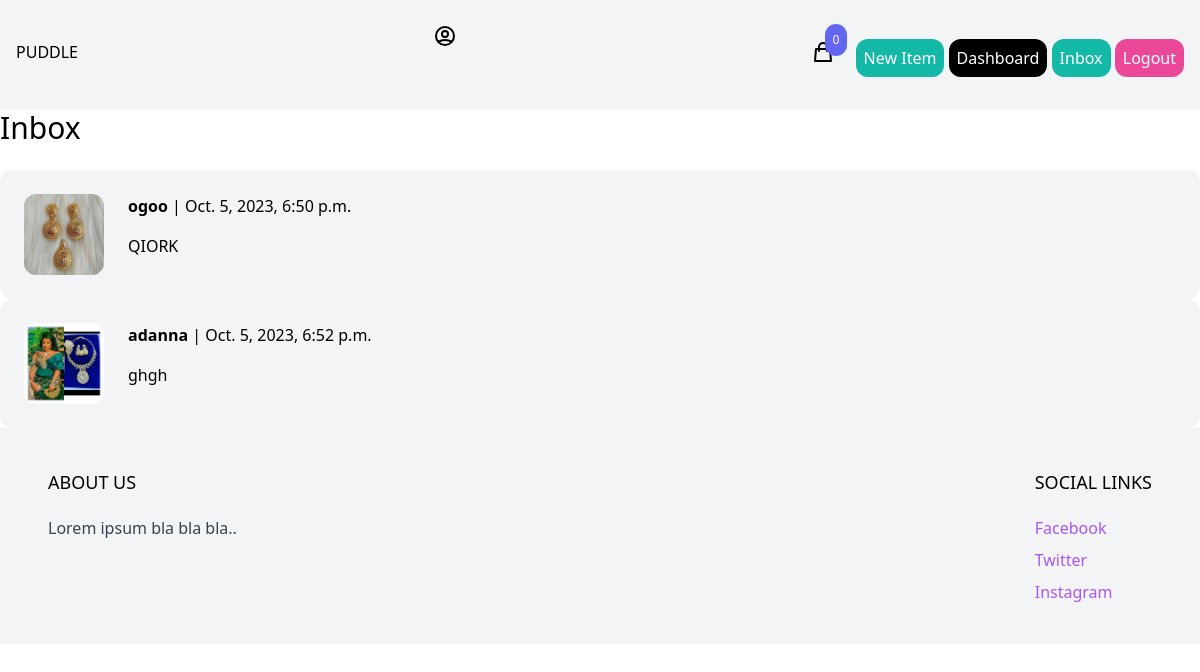
The app's page /conversation/ (signed in) with its own data.
### conversation/models.py (models this page shows)
class Conversation(models.Model):
    item = models.ForeignKey(Item, related_name='coversations', on_delete = models.CASCADE)
    members = models.ManyToManyField(User, related_name='conversations')
    created_at = models.DateTimeField(auto_now_add =True)
    modified_at = models.DateTimeField(auto_now = True)

### item/models.py (models this page shows, shortened)
class Item(models.Model):
    category = models.ForeignKey(Category, related_name ='items', on_delete = models.CASCADE)
    name = models.CharField(max_length = 255)
    description = models.TextField(blank =True, null =True)
    price = models.FloatField()
    image = models.ImageField(upload_to = 'item_images', blank =  True, null = True)
    is_sold = models.BooleanField(default = False)
    created_by = models.ForeignKey(User, related_name = 'items', on_delete = models.CASCADE)
    created_at = models.DateTimeField(auto_now_add=True)

### conversation/views.py (the view)
# urls.py: path('', inbox, name='inbox'),
@login_required
def inbox(request):
    conversations = Conversation.objects.filter(members__in=[request.user.id])
    return render(request, 'conversation/inbox.html', {
        'conversations': conversations
    })

### cart/cart.py (called while the page is built)
    def __len__(self):
        return sum(item['quantity'] for item in self.cart.values())

### cart/context_processors.py (called while the page is built)
def cart(request):
    return {'cart':Cart(request)}

### conversation/templates/conversation/inbox.html (shortened to what this page needs)
{% extends 'core/base.html' %}
{% block content %}
<h1 class="mb-6 text-3xl">Inbox</h1>
<div class="space-y-6">
    {% for conversation in conversations %}
        <a href="{% url 'conversation:detail' conversation.id %}">
            <div class="p-6 flex bg-gray-100 rounded-xl">
                <div class="pr-6">
                    <img src="{{ conversation.item.image.url }}" class="w-20 rounded-xl" alt="">
                </div>
                <div>
                    {% for member in conversation.members.all %}
                        {% if member != request.user %}
                            <p class="mb-4"><strong>{{ member.username }}</strong> | {{conversation.modified_at}}</p>
                            <p>{{ conversation.item.name }}</p>
                        {% endif %}
                    {% endfor %}
                </div>
            </div>
        </a>
    {% endfor %}
</div>
{% endblock %}

### records on screen
Conversation: item.image (picture), modified_at "Oct. 5, 2023, 6:50 p.m.", item.name "QIORK"
Conversation: item.image (picture), modified_at "Oct. 5, 2023, 6:52 p.m.", item.name "ghgh"

### other values on screen
{{ cart|length }} "0"
{{ member.username }} "ogoo"
{{ member.username }} "adanna"
